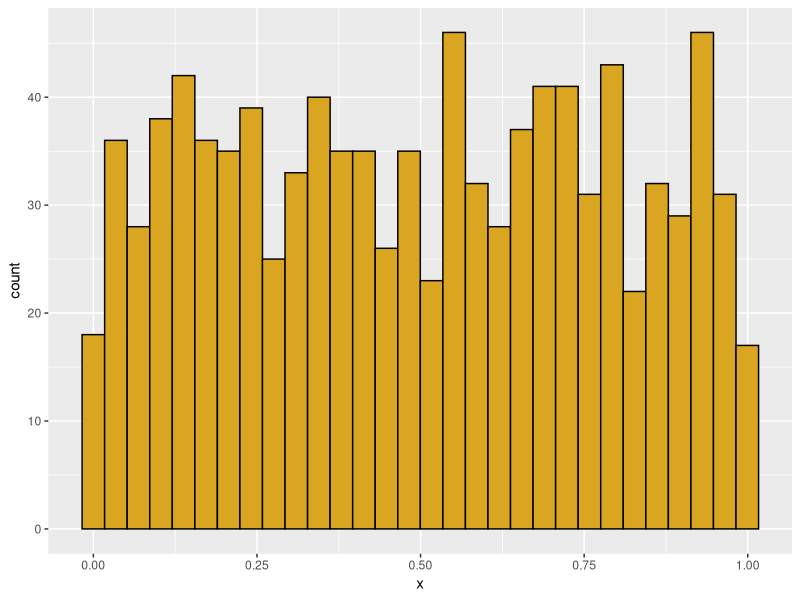
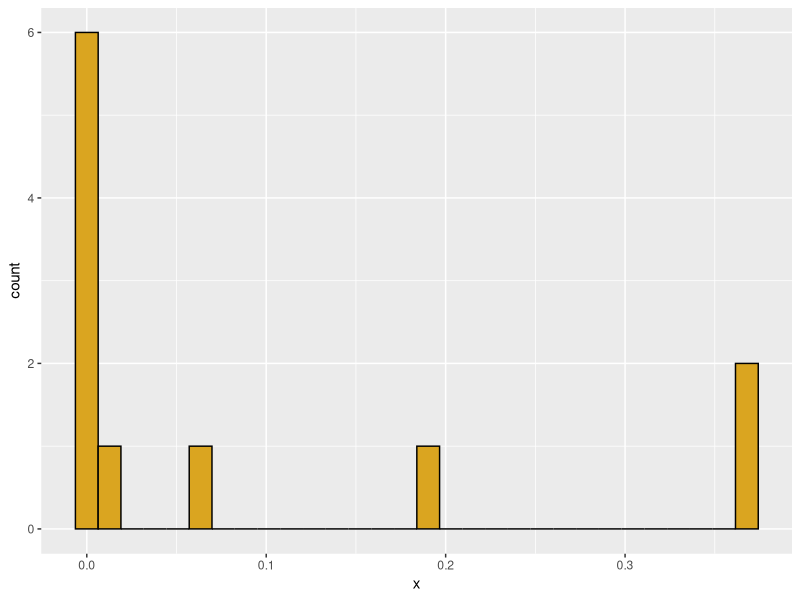
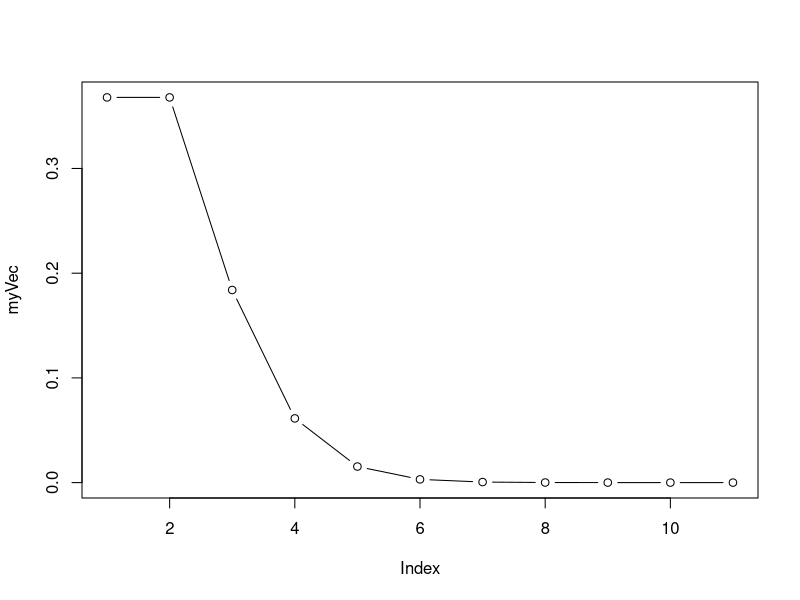
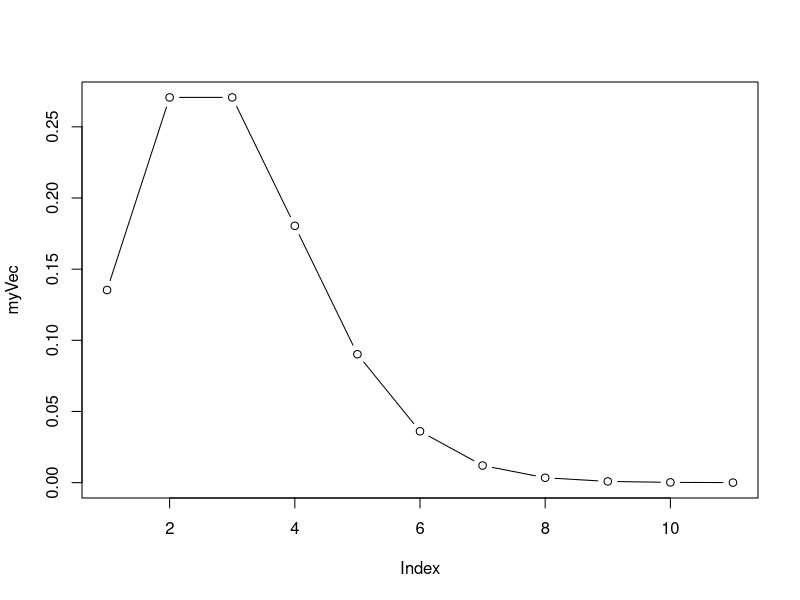
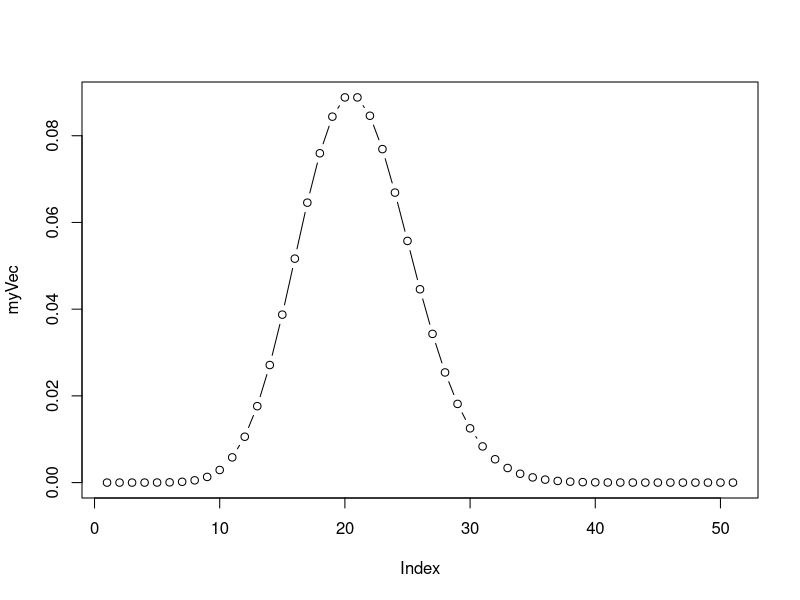
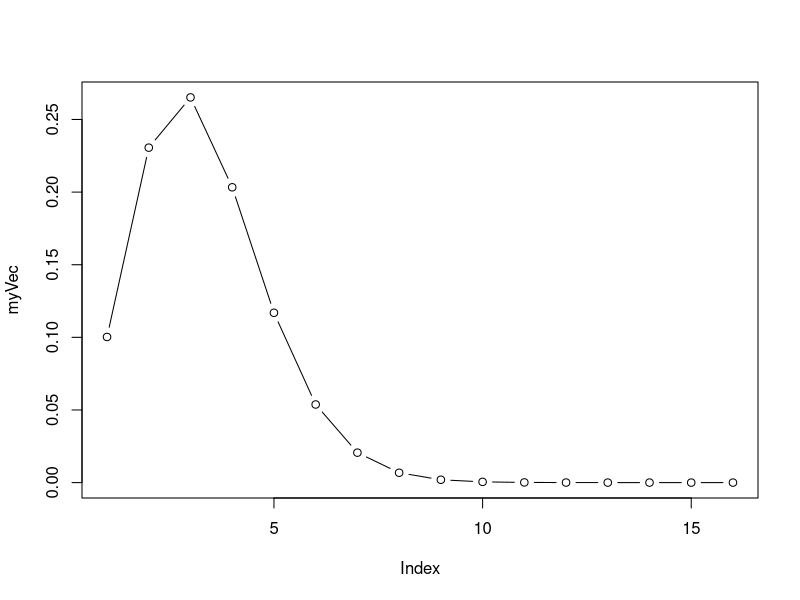
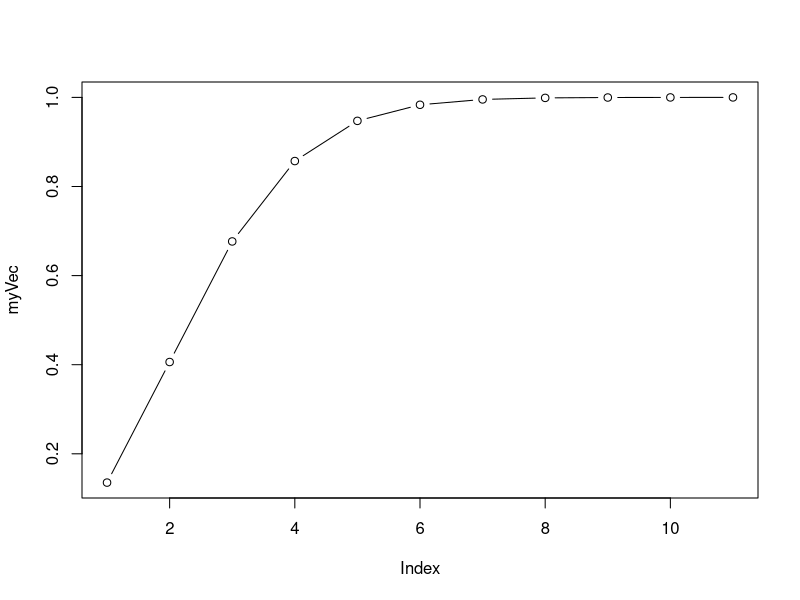
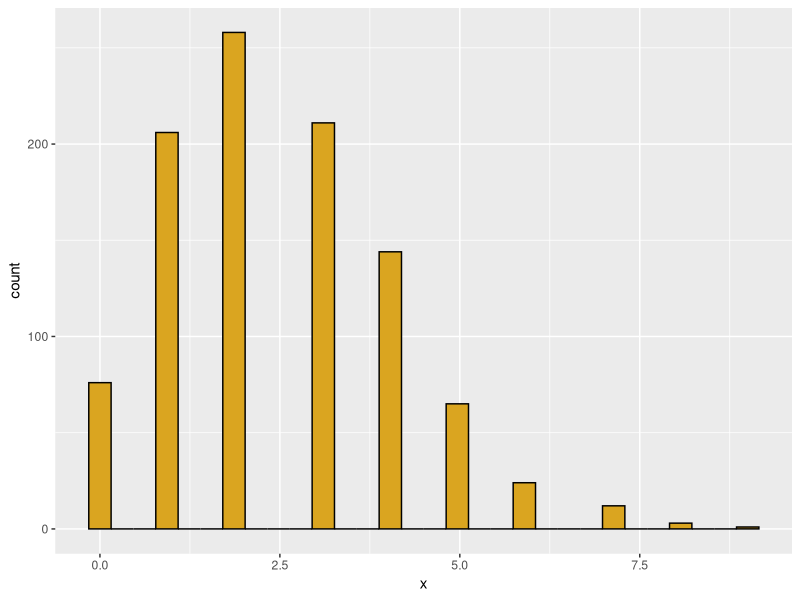

The R script that drew these images, in order:
## Probability distribution
# x continuous scale or disctrete distribution
# we want to describe de distribution
# mean, variance, skewness (simetria), kurtosis (how skiny)
## moments of the distribution (describing)
# data simplification
#statistical distribution (seven)

#DISCRETE DISTRIBUTIONS:
#Poisson
#Binomial (pbinom () function)
#Negative binomial

#CONTINUOUS DISTRIBUTIONS:
# uniform (two parameters associated with it: minimum and maximum (range))
  # puni() function
#normal (its parameters are mean and variance, are the parameter that we fit at it)
#beta
#gamma

# the area of interest are the extreme data (less than 0.05-- pvalue)
 # cumulative distribution function take the extreme values and plot them to track the cumulative area on the left of the curve
    #this curve is going to rise to 1 to locate where that extreme values are in proportion

library(ggplot2)
#creating a function for plot an histogram
my_histo <- function(x=NULL) {
  if (is.null(x)) df=data.frame(x=runif(1000)) else df<-data.frame(x=x) #statement
  p1<-ggplot(data=df)+
    aes(x=x)+
    geom_histogram(color="black",fill="goldenrod")
  print(p1)

}
my_histo()

#POISSON DISTRIBUTION
# parameters describe discrete distribution X>=0
#random events with a constant rate lambda
#(observations per time or per unit area)
#Parameter lambda >0

## note: "zero-inflated poisson" has an additional process
# generate zeroes (see ifelse() function)

#note :"zero-censored poisson" occurs when zeroes are not recorded

library(MASS)

# "d" function generates probability density
hits<- 0:10
myVec<-dpois(x=hits,lambda = 1)
my_histo(myVec)
plot(myVec, type = "b") #better view of distribution

myVec<-dpois(x=hits,lambda = 2)
plot(myVec, type = "b") #distribution move to the right

hits<-0:50
myVec<-dpois(x=hits,lambda = 20)
plot(myVec, type = "b") #poisson distribution with lambda of 20 pretty close to normal distribution

hits<-0:15
myVec<-dpois(x=hits,lambda = 2.3)
plot(myVec, type = "b")

#sum of density function=1.0 (total area under the curve)
sum(myVec)
head(myVec)
#for a lambda of 2 there is a probability of draw yield x=0
dpois(x=0,lambda = 2)

# "p" function generates cumulative probability density; gives the lower tail cumulative area of the distribution
hits<-0:10
myVec<-ppois(q=hits,lambda = 2)
plot(myVec,type = "b")

#what is the probability of getting 1 or fewer hits?
ppois(q=1, lambda = 2)

#the same using dpois function
p_0<-dpois(x=0,lambda = 2)
p_0
p_1<-dpois(x=1,lambda = 2)
p_1
p_0+p_1

#the q function is inverse of p function
#what are the numbers of hits corresponding to 50% of the probability mass
qpois(p=0.5,lambda = 2.5)
ppois(q=2,lambda = 2.5)

#rpois function is use to simulate data
ranPois<- rpois(n=1000,lambda = 2.5)
my_histo(ranPois)

## 95% of confidence interval of the data
quantile(x=ranPois,probs = c(0.025,0.975))

### BINOMIAL DISTRIBUTION
## p= probability of a dichotomous outcome
#size = number of trials
# x= possible outcomes
# outcome x is bounded between 0 and number of trials

#use "d" binom for density function
hits<-0:10
myVec<-dbinom(x=hits,size = 10,prob = 0.5)
plot(myVec,type = "b")

myCoins<-rbinom(n=50,size = 100,prob = 0.5)
my_histo(myCoins) #noise of the data

myCoins<-rbinom(n=5000,size = 100,prob = 0.5)
my_histo(myCoins) #we still see some noise

quantile(x=myCoins,probs = c(0.025,0.975))


## NEGATIVE BINOMIAL DISTRIBUTION
## number of failures (values of MyVec)
# in a series of (Bernouli) with p=probability of success
# before a target number of successes (=size)
# generates a discrete distribution that is more heterogeneous ("overdispersed") than Poisson

hits<-0:40
myVec<-dnbinom(x=hits,size = 5,prob = 0.5)
plot(myVec,type = "b")

#geometric series is a special case
myVec<-dnbinom(x=hits,size = 1,prob = 0.1)
plot(myVec,type = "b")
